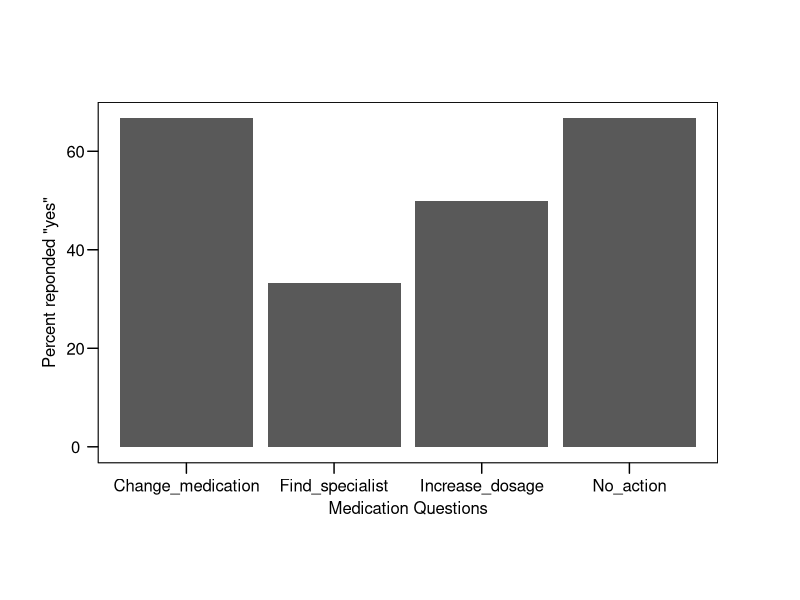

Generate this figure with R:
## ---- chunk 1
knitr::opts_chunk$set(echo = TRUE)
## ---- chunk 2
# Loading Data
library(readxl)
data <- read_excel("data.xlsx")
View(data)
## ---- chunk 3
percent_yes <- list()
for (i in colnames(data)) {
  percent_yes[[i]] <- sum(data[[i]] == 1)/NROW(data[[i]])*100
  percent_yes <- data.frame(percent_yes)
}
print(percent_yes)
## ---- chunk 4
library(ggplot2)
install.packages('ggthemes')
library(ggthemes)
percent_yes_t<- data.frame(t(percent_yes))

ggplot(percent_yes_t)+aes(x=rownames(percent_yes_t), y=percent_yes_t$t.percent_yes)+ geom_bar(stat = "identity")+ xlab("Medication Questions")+ylab('Percent reponded "yes"')+theme_par()

